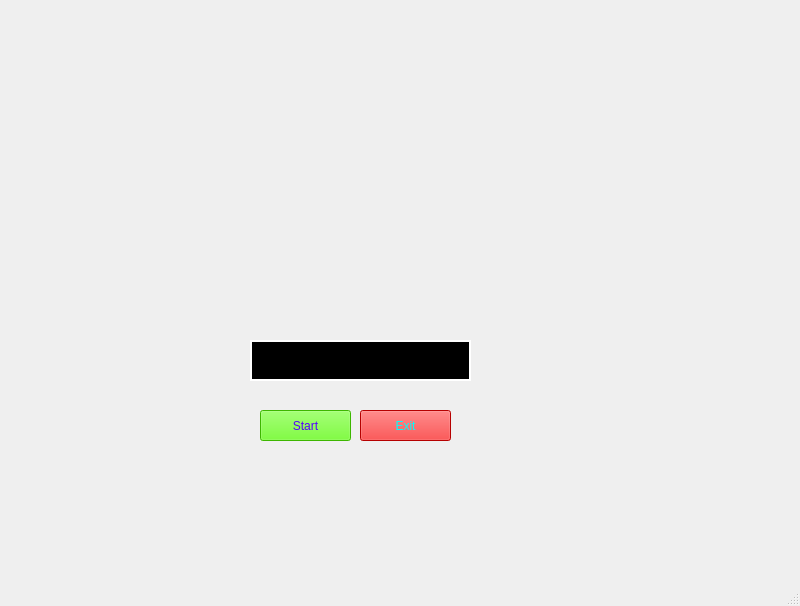
<?xml version="1.0" encoding="UTF-8"?>
<ui version="4.0">
 <class>MainWindow</class>
 <widget class="QMainWindow" name="MainWindow">
  <property name="geometry">
   <rect>
    <x>0</x>
    <y>0</y>
    <width>800</width>
    <height>606</height>
   </rect>
  </property>
  <property name="windowTitle">
   <string>MainWindow</string>
  </property>
  <widget class="QWidget" name="centralwidget">
   <widget class="QLabel" name="label">
    <property name="geometry">
     <rect>
      <x>-38</x>
      <y>-8</y>
      <width>841</width>
      <height>611</height>
     </rect>
    </property>
    <property name="text">
     <string/>
    </property>
    <property name="pixmap">
     <pixmap>C:/Users/Manan V. Vaishnav/OneDrive/Pictures/project images/black.jpg</pixmap>
    </property>
    <property name="scaledContents">
     <bool>true</bool>
    </property>
   </widget>
   <widget class="QLabel" name="jarvisai">
    <property name="geometry">
     <rect>
      <x>420</x>
      <y>20</y>
      <width>351</width>
      <height>231</height>
     </rect>
    </property>
    <property name="text">
     <string/>
    </property>
    <property name="pixmap">
     <pixmap>C:/Users/Manan V. Vaishnav/OneDrive/Pictures/project images/processing.gif</pixmap>
    </property>
    <property name="scaledContents">
     <bool>true</bool>
    </property>
   </widget>
   <widget class="QLabel" name="voice_gui">
    <property name="geometry">
     <rect>
      <x>20</x>
      <y>150</y>
      <width>241</width>
      <height>181</height>
     </rect>
    </property>
    <property name="styleSheet">
     <string notr="true">border-color: rgb(255, 255, 255);</string>
    </property>
    <property name="text">
     <string/>
    </property>
    <property name="pixmap">
     <pixmap>C:/Users/Manan V. Vaishnav/OneDrive/Pictures/project images/voice.gif</pixmap>
    </property>
    <property name="scaledContents">
     <bool>true</bool>
    </property>
   </widget>
   <widget class="QLabel" name="gif_int">
    <property name="geometry">
     <rect>
      <x>10</x>
      <y>10</y>
      <width>311</width>
      <height>121</height>
     </rect>
    </property>
    <property name="text">
     <string/>
    </property>
    <property name="pixmap">
     <pixmap>C:/Users/Manan V. Vaishnav/OneDrive/Pictures/project images/initialize.gif</pixmap>
    </property>
    <property name="scaledContents">
     <bool>true</bool>
    </property>
   </widget>
   <widget class="QPushButton" name="start_btn">
    <property name="geometry">
     <rect>
      <x>260</x>
      <y>410</y>
      <width>91</width>
      <height>31</height>
     </rect>
    </property>
    <property name="styleSheet">
     <string notr="true">background-color: rgb(85, 255, 0);
color: rgb(85, 0, 255);
font: 14pt &quot;Times New Roman&quot;;</string>
    </property>
    <property name="text">
     <string>Start</string>
    </property>
   </widget>
   <widget class="QPushButton" name="exit_btn">
    <property name="geometry">
     <rect>
      <x>360</x>
      <y>410</y>
      <width>91</width>
      <height>31</height>
     </rect>
    </property>
    <property name="styleSheet">
     <string notr="true">background-color: rgb(255, 0, 0);
color: rgb(0, 255, 255);
font: 14pt &quot;Times New Roman&quot;;</string>
    </property>
    <property name="text">
     <string>Exit</string>
    </property>
   </widget>
   <widget class="QLabel" name="label_5">
    <property name="geometry">
     <rect>
      <x>480</x>
      <y>280</y>
      <width>311</width>
      <height>151</height>
     </rect>
    </property>
    <property name="text">
     <string/>
    </property>
    <property name="pixmap">
     <pixmap>C:/Users/Manan V. Vaishnav/OneDrive/Pictures/project images/lines.gif</pixmap>
    </property>
    <property name="scaledContents">
     <bool>true</bool>
    </property>
   </widget>
   <widget class="QTextBrowser" name="textBrowser">
    <property name="geometry">
     <rect>
      <x>250</x>
      <y>340</y>
      <width>221</width>
      <height>41</height>
     </rect>
    </property>
    <property name="toolTip">
     <string>&lt;html&gt;&lt;head/&gt;&lt;body&gt;&lt;p&gt;time 12:12&lt;/p&gt;&lt;/body&gt;&lt;/html&gt;</string>
    </property>
    <property name="styleSheet">
     <string notr="true">background-color: rgb(0, 0, 0);
font: 16pt &quot;Times New Roman&quot;;
color: rgb(255, 255, 255);
border: 2px solid white;</string>
    </property>
    <property name="html">
     <string>&lt;!DOCTYPE HTML PUBLIC &quot;-//W3C//DTD HTML 4.0//EN&quot; &quot;http://www.w3.org/TR/REC-html40/strict.dtd&quot;&gt;
&lt;html&gt;&lt;head&gt;&lt;meta name=&quot;qrichtext&quot; content=&quot;1&quot; /&gt;&lt;style type=&quot;text/css&quot;&gt;
p, li { white-space: pre-wrap; }
&lt;/style&gt;&lt;/head&gt;&lt;body style=&quot; font-family:'Times New Roman'; font-size:16pt; font-weight:400; font-style:normal;&quot;&gt;
&lt;p style=&quot;-qt-paragraph-type:empty; margin-top:0px; margin-bottom:0px; margin-left:0px; margin-right:0px; -qt-block-indent:0; text-indent:0px;&quot;&gt;&lt;br /&gt;&lt;/p&gt;&lt;/body&gt;&lt;/html&gt;</string>
    </property>
   </widget>
  </widget>
  <widget class="QStatusBar" name="statusbar"/>
 </widget>
 <resources/>
 <connections/>
</ui>
